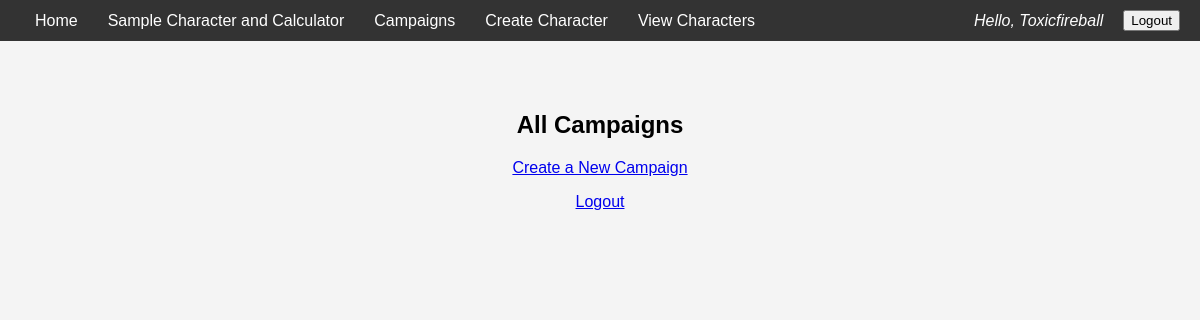
/campaigns/ (signed in), run on an earlier commit of the app's database.
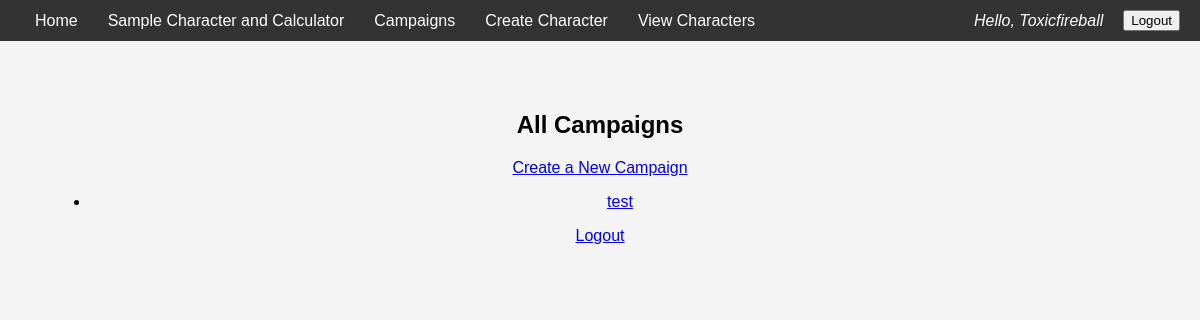
And on a later commit of the database.
### campaigns/models.py (models this page shows, shortened)
class Campaign(models.Model):
    name = models.CharField(max_length=255)
    description = models.TextField(blank=True)
    created_at = models.DateTimeField(auto_now_add=True)
    members = models.ManyToManyField(
        User,
        through='CampaignMembership',
        related_name='campaigns'
    )

### campaigns/views.py (the view)
# urls.py: path('', views.campaign_list, name='campaign_list'),
@login_required
def campaign_list(request):
    campaigns = Campaign.objects.all()
    return render(request, 'campaigns/campaign_list.html', {'campaigns': campaigns})

### campaigns/templates/campaigns/campaign_list.html (shortened to what this page needs)
{% extends "home/base.html" %}
{% block content %}
<head>
</head>
<body>
    <h2>All Campaigns</h2>
    <a href="{% url 'campaigns:create_campaign' %}">Create a New Campaign</a>
    <ul>
      {% for campaign in campaigns %}
        <li>
          <a href="{% url 'campaigns:campaign_detail' campaign.id %}">
            {{ campaign.name }}
          </a>
        </li>
      {% endfor %}
    </ul>
    <p><a href="{% url 'accounts:logout' %}">Logout</a></p>
</body>
</html>
{% endblock %}

What changed in the data, as far as the page shows it:
added Campaign: name "test"
